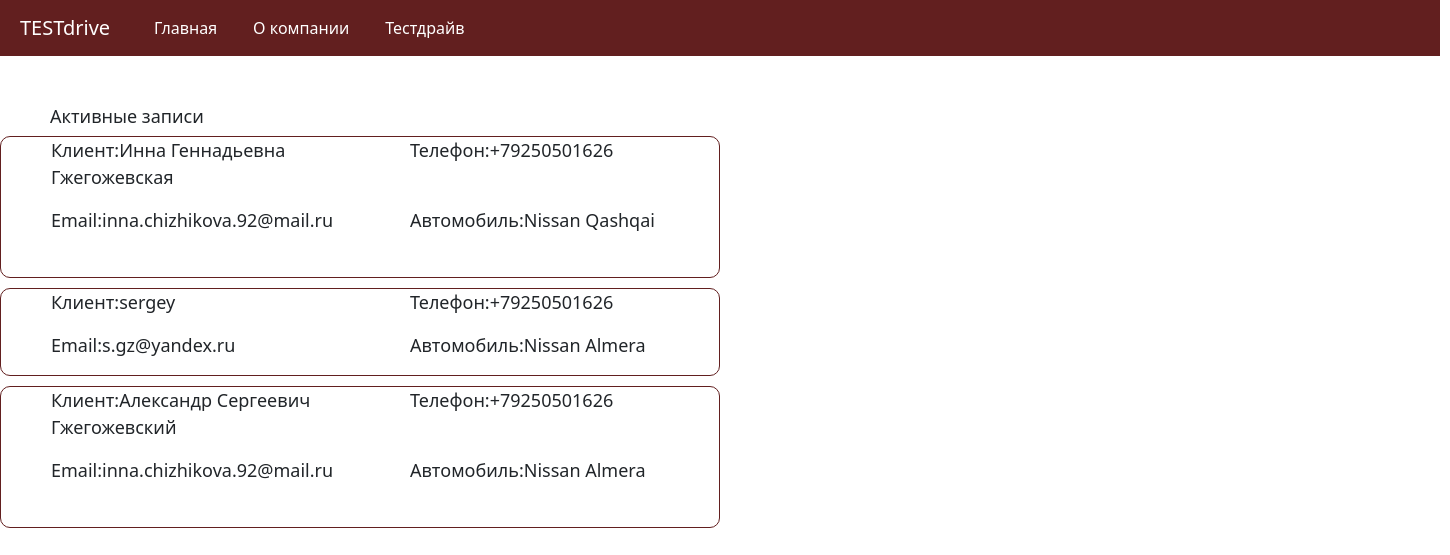
The page / on the database its author committed.
### main/models.py (models this page shows, shortened)
class Drive(models.Model):
    name = models.CharField('Имя', max_length=50)
    phone = models.CharField('Телефон', max_length=50)
    email = models.CharField('Почта', max_length=50)
    auto = models.CharField('Машина', max_length=50)
    comment = models.TextField('Комментарий')
    class Meta:
        verbose_name = 'Запись'
        verbose_name_plural = 'Записи'

### main/views.py (the view)
# urls.py: path('', views.index, name='home'),
def index(request):
    tasks = Drive.objects.order_by('id')
    return render(request, 'main/index.html', {'title': 'Главная страница сайта',
                                               'tasks': tasks})

### main/templates/main/index.html (shortened to what this page needs)
{% extends 'main/base.html' %}
{% block content %}
    <h1>Активные записи</h1>
    {% if tasks %}
        {% for elem in tasks %}
        <div class="write">
            <p><span>Клиент:</span>{{ elem.name }}</p>
            <p><span>Телефон:</span>{{ elem.phone }}</p>
            <p><span>Email:</span>{{ elem.email }}</p>
            <p><span>Автомобиль:</span>{{ elem.auto }}</p>
        </div>
        {% endfor %}
    {% else %}
        <p>У нас нет записей</p>
    {% endif %}
{% endblock %}

### main/templates/main/base.html (shortened to what this page needs)
{% load static %}
<!doctype html>
<html lang="ru">
<head>
    <link rel="stylesheet" href="https://cdn.jsdelivr.net/npm/bootstrap@5.2.3/dist/css/bootstrap.min.css">
    <link rel="stylesheet" href="{% static 'styles/style.css' %}">
</head>
<body>
    <nav class="navbar navbar-expand-lg navbar-light" style="background-color: #621F1F;">
        <a class="navbar-brand" href="#">TESTdrive</a>
        <div class="collapse navbar-collapse" id="navbarNav">
            <ul class="navbar-nav">
                <li class="nav-item active">
                    <a class="nav-link" href="/">Главная</a>
                </li>
                <li class="nav-item">
                    <a class="nav-link" href="/about">О компании</a>
                </li>
                <li class="nav-item">
                    <a class="nav-link" href="/Testdrive">Тестдрайв</a>
                </li>
            </ul>
        </div>
    </nav>
{% block content %}{% endblock %}
</body>
</html>

### static/styles/style.css (style rules this page uses)
nav { margin-bottom: 50px; }
body { width:1440px; height:1146px; }
.nav-link, .navbar-brand { margin-left: 20px; color: white; }
h1, p { margin-left: 50px; font-size: 18px; }
.write { border: 1px solid #621F1F; width:50%; display: grid; grid-template-rows: repeat(2, 1fr); grid-template-columns: repeat(2, 1fr); margin-bottom: 10px; border-radius: 10px; }

### rows shown on the page
Drive: name "Инна Геннадьевна Гжегожевская", phone "+79250501626", email "inna.chizhikova.92@mail.ru", auto "Nissan Qashqai"
Drive: name "sergey", phone "+79250501626", email "s.gz@yandex.ru", auto "Nissan Almera"
Drive: name "Александр Сергеевич Гжегожевский", phone "+79250501626", email "inna.chizhikova.92@mail.ru", auto "Nissan Almera"
